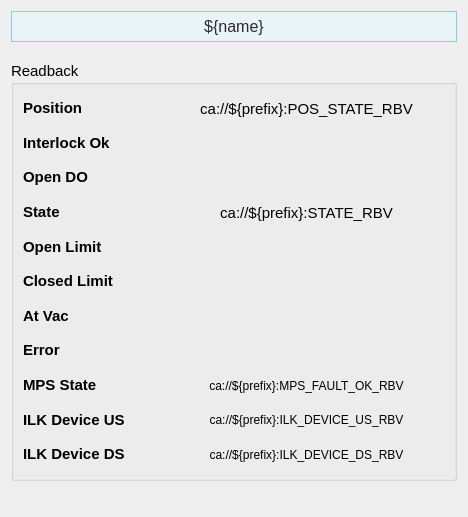
<?xml version="1.0" encoding="UTF-8"?>
<ui version="4.0">
 <class>Form</class>
 <widget class="QWidget" name="Form">
  <property name="geometry">
   <rect>
    <x>0</x>
    <y>0</y>
    <width>468</width>
    <height>517</height>
   </rect>
  </property>
  <property name="sizePolicy">
   <sizepolicy hsizetype="Preferred" vsizetype="Preferred">
    <horstretch>0</horstretch>
    <verstretch>0</verstretch>
   </sizepolicy>
  </property>
  <property name="windowTitle">
   <string>Form</string>
  </property>
  <layout class="QVBoxLayout" name="verticalLayout_2">
   <item>
    <widget class="PyDMLabel" name="PyDMLabel_11">
     <property name="maximumSize">
      <size>
       <width>16777215</width>
       <height>40</height>
      </size>
     </property>
     <property name="font">
      <font>
       <pointsize>12</pointsize>
      </font>
     </property>
     <property name="toolTip">
      <string/>
     </property>
     <property name="styleSheet">
      <string notr="true">    background-color: #e8f4f8;

    border: 1px solid #90c8e0;

    padding: 5px;

    color: rgb(43, 43, 43);</string>
     </property>
     <property name="text">
      <string>${name}</string>
     </property>
     <property name="alignment">
      <set>Qt::AlignCenter</set>
     </property>
    </widget>
   </item>
   <item>
    <spacer name="verticalSpacer_2">
     <property name="orientation">
      <enum>Qt::Vertical</enum>
     </property>
     <property name="sizeType">
      <enum>QSizePolicy::Fixed</enum>
     </property>
     <property name="sizeHint" stdset="0">
      <size>
       <width>20</width>
       <height>13</height>
      </size>
     </property>
    </spacer>
   </item>
   <item>
    <widget class="QGroupBox" name="groupBox">
     <property name="sizePolicy">
      <sizepolicy hsizetype="Preferred" vsizetype="Fixed">
       <horstretch>0</horstretch>
       <verstretch>0</verstretch>
      </sizepolicy>
     </property>
     <property name="minimumSize">
      <size>
       <width>0</width>
       <height>420</height>
      </size>
     </property>
     <property name="font">
      <font>
       <pointsize>11</pointsize>
      </font>
     </property>
     <property name="title">
      <string>Readback</string>
     </property>
     <layout class="QVBoxLayout" name="verticalLayout_14">
      <item>
       <layout class="QHBoxLayout" name="horizontalLayout_4" stretch="1,2">
        <item>
         <layout class="QVBoxLayout" name="verticalLayout">
          <item>
           <widget class="QLabel" name="interlock_ok_label_9">
            <property name="font">
             <font>
              <pointsize>11</pointsize>
             </font>
            </property>
            <property name="styleSheet">
             <string/>
            </property>
            <property name="text">
             <string>&lt;html&gt;&lt;head/&gt;&lt;body&gt;&lt;p&gt;&lt;span style=&quot; font-weight:600;&quot;&gt;Position&lt;/span&gt;&lt;/p&gt;&lt;/body&gt;&lt;/html&gt;</string>
            </property>
           </widget>
          </item>
          <item>
           <widget class="QLabel" name="interlock_ok_label_12">
            <property name="font">
             <font>
              <pointsize>11</pointsize>
             </font>
            </property>
            <property name="styleSheet">
             <string/>
            </property>
            <property name="text">
             <string>&lt;html&gt;&lt;head/&gt;&lt;body&gt;&lt;p&gt;&lt;span style=&quot; font-weight:600;&quot;&gt;Interlock Ok&lt;/span&gt;&lt;/p&gt;&lt;/body&gt;&lt;/html&gt;</string>
            </property>
           </widget>
          </item>
          <item>
           <widget class="QLabel" name="interlock_ok_label_14">
            <property name="font">
             <font>
              <pointsize>11</pointsize>
             </font>
            </property>
            <property name="styleSheet">
             <string/>
            </property>
            <property name="text">
             <string>&lt;html&gt;&lt;head/&gt;&lt;body&gt;&lt;p&gt;&lt;span style=&quot; font-weight:600;&quot;&gt;Open DO&lt;/span&gt;&lt;/p&gt;&lt;/body&gt;&lt;/html&gt;</string>
            </property>
           </widget>
          </item>
          <item>
           <widget class="QLabel" name="interlock_ok_label_13">
            <property name="font">
             <font>
              <pointsize>11</pointsize>
             </font>
            </property>
            <property name="styleSheet">
             <string/>
            </property>
            <property name="text">
             <string>&lt;html&gt;&lt;head/&gt;&lt;body&gt;&lt;p&gt;&lt;span style=&quot; font-weight:600;&quot;&gt;State&lt;/span&gt;&lt;/p&gt;&lt;/body&gt;&lt;/html&gt;</string>
            </property>
           </widget>
          </item>
          <item>
           <widget class="QLabel" name="interlock_ok_label_10">
            <property name="font">
             <font>
              <pointsize>11</pointsize>
             </font>
            </property>
            <property name="styleSheet">
             <string/>
            </property>
            <property name="text">
             <string>&lt;html&gt;&lt;head/&gt;&lt;body&gt;&lt;p&gt;&lt;span style=&quot; font-weight:600;&quot;&gt;Open Limit&lt;/span&gt;&lt;/p&gt;&lt;/body&gt;&lt;/html&gt;</string>
            </property>
           </widget>
          </item>
          <item>
           <widget class="QLabel" name="interlock_ok_label_11">
            <property name="font">
             <font>
              <pointsize>11</pointsize>
             </font>
            </property>
            <property name="styleSheet">
             <string/>
            </property>
            <property name="text">
             <string>&lt;html&gt;&lt;head/&gt;&lt;body&gt;&lt;p&gt;&lt;span style=&quot; font-weight:600;&quot;&gt;Closed Limit&lt;/span&gt;&lt;/p&gt;&lt;/body&gt;&lt;/html&gt;</string>
            </property>
           </widget>
          </item>
          <item>
           <widget class="QLabel" name="interlock_ok_label_2">
            <property name="font">
             <font>
              <pointsize>11</pointsize>
             </font>
            </property>
            <property name="styleSheet">
             <string/>
            </property>
            <property name="text">
             <string>&lt;html&gt;&lt;head/&gt;&lt;body&gt;&lt;p&gt;&lt;span style=&quot; font-weight:600;&quot;&gt;At Vac&lt;/span&gt;&lt;/p&gt;&lt;/body&gt;&lt;/html&gt;</string>
            </property>
           </widget>
          </item>
          <item>
           <widget class="QLabel" name="interlock_ok_label">
            <property name="font">
             <font>
              <pointsize>11</pointsize>
             </font>
            </property>
            <property name="styleSheet">
             <string/>
            </property>
            <property name="text">
             <string>&lt;html&gt;&lt;head/&gt;&lt;body&gt;&lt;p&gt;&lt;span style=&quot; font-weight:600;&quot;&gt;Error&lt;/span&gt;&lt;/p&gt;&lt;/body&gt;&lt;/html&gt;</string>
            </property>
           </widget>
          </item>
          <item>
           <widget class="QLabel" name="interlock_ok_label_7">
            <property name="font">
             <font>
              <pointsize>11</pointsize>
             </font>
            </property>
            <property name="styleSheet">
             <string/>
            </property>
            <property name="text">
             <string>&lt;html&gt;&lt;head/&gt;&lt;body&gt;&lt;p&gt;&lt;span style=&quot; font-weight:600;&quot;&gt;MPS State&lt;/span&gt;&lt;/p&gt;&lt;/body&gt;&lt;/html&gt;</string>
            </property>
           </widget>
          </item>
          <item>
           <widget class="QLabel" name="interlock_ok_label_4">
            <property name="font">
             <font>
              <pointsize>11</pointsize>
             </font>
            </property>
            <property name="styleSheet">
             <string/>
            </property>
            <property name="text">
             <string>&lt;html&gt;&lt;head/&gt;&lt;body&gt;&lt;p&gt;&lt;span style=&quot; font-weight:600;&quot;&gt;ILK Device US&lt;/span&gt;&lt;/p&gt;&lt;/body&gt;&lt;/html&gt;</string>
            </property>
           </widget>
          </item>
          <item>
           <widget class="QLabel" name="interlock_ok_label_6">
            <property name="font">
             <font>
              <pointsize>11</pointsize>
             </font>
            </property>
            <property name="styleSheet">
             <string/>
            </property>
            <property name="text">
             <string>&lt;html&gt;&lt;head/&gt;&lt;body&gt;&lt;p&gt;&lt;span style=&quot; font-weight:600;&quot;&gt;ILK Device DS&lt;/span&gt;&lt;/p&gt;&lt;/body&gt;&lt;/html&gt;</string>
            </property>
           </widget>
          </item>
         </layout>
        </item>
        <item>
         <layout class="QVBoxLayout" name="verticalLayout_4">
          <item>
           <widget class="PyDMLabel" name="PyDMLabel_8">
            <property name="toolTip">
             <string/>
            </property>
            <property name="text">
             <string>ca://${prefix}:POS_STATE_RBV</string>
            </property>
            <property name="alignment">
             <set>Qt::AlignCenter</set>
            </property>
            <property name="precision">
             <number>0</number>
            </property>
            <property name="showUnits">
             <bool>false</bool>
            </property>
            <property name="precisionFromPV">
             <bool>true</bool>
            </property>
            <property name="alarmSensitiveContent">
             <bool>false</bool>
            </property>
            <property name="alarmSensitiveBorder">
             <bool>true</bool>
            </property>
            <property name="PyDMToolTip">
             <string/>
            </property>
            <property name="channel">
             <string>ca://${prefix}:POS_STATE_RBV</string>
            </property>
            <property name="enableRichText">
             <bool>false</bool>
            </property>
            <property name="displayLabelText">
             <bool>false</bool>
            </property>
            <property name="disconnectedText">
             <string/>
            </property>
           </widget>
          </item>
          <item>
           <widget class="PyDMByteIndicator" name="PyDMByteIndicator_3">
            <property name="toolTip">
             <string/>
            </property>
            <property name="channel">
             <string>ca://${prefix}:OPN_OK_RBV</string>
            </property>
            <property name="showLabels">
             <bool>false</bool>
            </property>
            <property name="circles">
             <bool>true</bool>
            </property>
           </widget>
          </item>
          <item>
           <widget class="PyDMByteIndicator" name="PyDMByteIndicator_7">
            <property name="toolTip">
             <string/>
            </property>
            <property name="channel">
             <string>ca://${prefix}:OPN_DO_RBV</string>
            </property>
            <property name="showLabels">
             <bool>false</bool>
            </property>
            <property name="circles">
             <bool>true</bool>
            </property>
           </widget>
          </item>
          <item>
           <widget class="PyDMLabel" name="PyDMLabel_13">
            <property name="toolTip">
             <string/>
            </property>
            <property name="text">
             <string>ca://${prefix}:STATE_RBV</string>
            </property>
            <property name="alignment">
             <set>Qt::AlignCenter</set>
            </property>
            <property name="precision">
             <number>0</number>
            </property>
            <property name="showUnits">
             <bool>false</bool>
            </property>
            <property name="precisionFromPV">
             <bool>true</bool>
            </property>
            <property name="alarmSensitiveContent">
             <bool>false</bool>
            </property>
            <property name="alarmSensitiveBorder">
             <bool>true</bool>
            </property>
            <property name="PyDMToolTip">
             <string/>
            </property>
            <property name="channel">
             <string>ca://${prefix}:STATE_RBV</string>
            </property>
            <property name="enableRichText">
             <bool>false</bool>
            </property>
            <property name="displayLabelText">
             <bool>false</bool>
            </property>
            <property name="disconnectedText">
             <string/>
            </property>
           </widget>
          </item>
          <item>
           <widget class="PyDMByteIndicator" name="PyDMByteIndicator_5">
            <property name="toolTip">
             <string/>
            </property>
            <property name="channel">
             <string>ca://${prefix}:OPN_DI_RBV</string>
            </property>
            <property name="showLabels">
             <bool>false</bool>
            </property>
            <property name="circles">
             <bool>true</bool>
            </property>
           </widget>
          </item>
          <item>
           <widget class="PyDMByteIndicator" name="PyDMByteIndicator_6">
            <property name="toolTip">
             <string/>
            </property>
            <property name="channel">
             <string>ca://${prefix}:CLS_DI_RBV</string>
            </property>
            <property name="showLabels">
             <bool>false</bool>
            </property>
            <property name="circles">
             <bool>true</bool>
            </property>
           </widget>
          </item>
          <item>
           <widget class="PyDMByteIndicator" name="PyDMByteIndicator_2">
            <property name="toolTip">
             <string/>
            </property>
            <property name="channel">
             <string>ca://${prefix}:AT_VAC_RBV</string>
            </property>
            <property name="showLabels">
             <bool>false</bool>
            </property>
            <property name="circles">
             <bool>true</bool>
            </property>
           </widget>
          </item>
          <item>
           <widget class="PyDMByteIndicator" name="PyDMByteIndicator_4">
            <property name="toolTip">
             <string/>
            </property>
            <property name="channel">
             <string>ca://${prefix}:ERROR_RBV</string>
            </property>
            <property name="showLabels">
             <bool>false</bool>
            </property>
            <property name="circles">
             <bool>true</bool>
            </property>
           </widget>
          </item>
          <item>
           <widget class="PyDMLabel" name="PyDMLabel_12">
            <property name="font">
             <font>
              <pointsize>9</pointsize>
             </font>
            </property>
            <property name="toolTip">
             <string/>
            </property>
            <property name="text">
             <string>ca://${prefix}:MPS_FAULT_OK_RBV</string>
            </property>
            <property name="alignment">
             <set>Qt::AlignCenter</set>
            </property>
            <property name="channel">
             <string>ca://${prefix}:MPS_FAULT_OK_RBV</string>
            </property>
           </widget>
          </item>
          <item>
           <widget class="PyDMLabel" name="PyDMLabel_9">
            <property name="font">
             <font>
              <pointsize>9</pointsize>
             </font>
            </property>
            <property name="toolTip">
             <string/>
            </property>
            <property name="text">
             <string>ca://${prefix}:ILK_DEVICE_US_RBV</string>
            </property>
            <property name="alignment">
             <set>Qt::AlignCenter</set>
            </property>
            <property name="channel">
             <string>ca://${prefix}:ILK_DEVICE_US_RBV</string>
            </property>
            <property name="displayFormat">
             <enum>PyDMLabel::String</enum>
            </property>
           </widget>
          </item>
          <item>
           <widget class="PyDMLabel" name="PyDMLabel_10">
            <property name="font">
             <font>
              <pointsize>9</pointsize>
             </font>
            </property>
            <property name="toolTip">
             <string/>
            </property>
            <property name="text">
             <string>ca://${prefix}:ILK_DEVICE_DS_RBV</string>
            </property>
            <property name="alignment">
             <set>Qt::AlignCenter</set>
            </property>
            <property name="channel">
             <string>ca://${prefix}:ILK_DEVICE_DS_RBV</string>
            </property>
            <property name="displayFormat">
             <enum>PyDMLabel::String</enum>
            </property>
           </widget>
          </item>
         </layout>
        </item>
       </layout>
      </item>
     </layout>
    </widget>
   </item>
   <item>
    <spacer name="verticalSpacer">
     <property name="orientation">
      <enum>Qt::Vertical</enum>
     </property>
     <property name="sizeHint" stdset="0">
      <size>
       <width>20</width>
       <height>89</height>
      </size>
     </property>
    </spacer>
   </item>
  </layout>
 </widget>
 <customwidgets>
  <customwidget>
   <class>PyDMByteIndicator</class>
   <extends>QWidget</extends>
   <header>pydm.widgets.byte</header>
  </customwidget>
  <customwidget>
   <class>PyDMLabel</class>
   <extends>QLabel</extends>
   <header>pydm.widgets.label</header>
  </customwidget>
 </customwidgets>
 <resources/>
 <connections/>
</ui>
